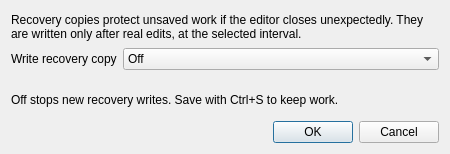
<?xml version="1.0" encoding="UTF-8"?>
<ui version="4.0">
 <class>RecoverySettingsDialog</class>
 <widget class="QDialog" name="RecoverySettingsDialog">
  <property name="windowTitle"><string>Recovery copy</string></property>
  <property name="minimumSize"><size><width>450</width><height>150</height></size></property>
  <layout class="QVBoxLayout" name="recoveryDialogLayout">
   <item>
    <widget class="QLabel" name="recoveryExplanationLabel">
     <property name="wordWrap"><bool>true</bool></property>
     <property name="text"><string>Recovery copies protect unsaved work if the editor closes unexpectedly. They are written only after real edits, at the selected interval.</string></property>
    </widget>
   </item>
   <item>
    <layout class="QFormLayout" name="recoveryFormLayout">
     <item row="0" column="0"><widget class="QLabel" name="recoveryIntervalLabel"><property name="text"><string>Write recovery copy</string></property></widget></item>
     <item row="0" column="1">
      <widget class="QComboBox" name="recoveryIntervalCombo">
       <item><property name="text"><string>Off</string></property></item>
       <item><property name="text"><string>Every minute</string></property></item>
       <item><property name="text"><string>Every 5 minutes</string></property></item>
       <item><property name="text"><string>Every 10 minutes</string></property></item>
       <item><property name="text"><string>Every 30 minutes</string></property></item>
      </widget>
     </item>
    </layout>
   </item>
   <item>
    <widget class="QLabel" name="recoveryOffHintLabel">
     <property name="wordWrap"><bool>true</bool></property>
     <property name="text"><string>Off stops new recovery writes. Save with Ctrl+S to keep work.</string></property>
    </widget>
   </item>
   <item>
    <widget class="QDialogButtonBox" name="recoveryDialogButtons">
     <property name="standardButtons"><set>QDialogButtonBox::Cancel|QDialogButtonBox::Ok</set></property>
    </widget>
   </item>
  </layout>
 </widget>
 <resources/>
 <connections/>
</ui>
